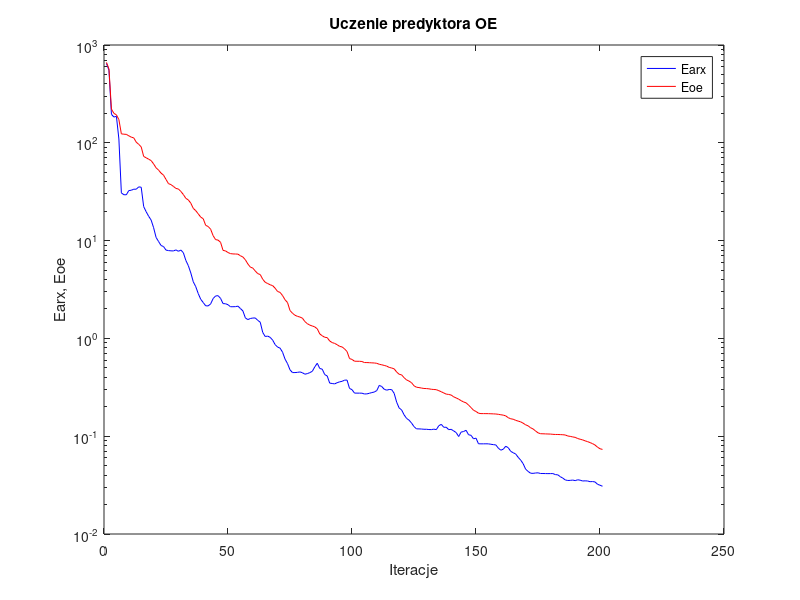
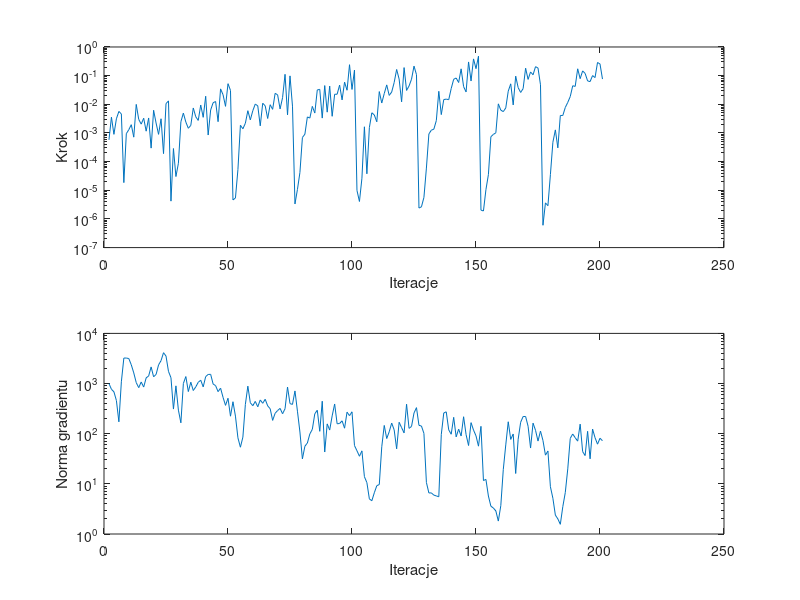

Source code (MATLAB) for these figures, in order:
%uczenie predyktora oe
clear all;
n=0; farx(n+1)=6.478706e+002; foe(n+1)=6.633124e+002; wspucz(n+1)=0.000000e+000; ng(n+1)=0.000000e+000;
%odnowa zmiennej metryki
n=1; farx(n+1)=5.521810e+002; foe(n+1)=5.700199e+002; krok(n+1)=5.763985e-004; ng(n+1)=1.000672e+003;
n=2; farx(n+1)=1.954666e+002; foe(n+1)=2.209171e+002; krok(n+1)=3.558977e-003; ng(n+1)=7.681191e+002;
n=3; farx(n+1)=1.832896e+002; foe(n+1)=1.999823e+002; krok(n+1)=8.954602e-004; ng(n+1)=6.845340e+002;
n=4; farx(n+1)=1.866800e+002; foe(n+1)=1.931273e+002; krok(n+1)=3.128460e-003; ng(n+1)=4.585781e+002;
n=5; farx(n+1)=1.093968e+002; foe(n+1)=1.727555e+002; krok(n+1)=5.636318e-003; ng(n+1)=1.725226e+002;
n=6; farx(n+1)=3.076946e+001; foe(n+1)=1.234229e+002; krok(n+1)=4.603334e-003; ng(n+1)=1.085732e+003;
n=7; farx(n+1)=2.945793e+001; foe(n+1)=1.224857e+002; krok(n+1)=1.850942e-005; ng(n+1)=3.221726e+003;
n=8; farx(n+1)=2.940540e+001; foe(n+1)=1.219623e+002; krok(n+1)=9.446471e-004; ng(n+1)=3.225445e+003;
n=9; farx(n+1)=3.247517e+001; foe(n+1)=1.178860e+002; krok(n+1)=1.300172e-003; ng(n+1)=3.150705e+003;
n=10; farx(n+1)=3.272612e+001; foe(n+1)=1.142588e+002; krok(n+1)=1.943015e-003; ng(n+1)=2.365015e+003;
n=11; farx(n+1)=3.354332e+001; foe(n+1)=1.122690e+002; krok(n+1)=7.138862e-004; ng(n+1)=1.630505e+003;
n=12; farx(n+1)=3.353922e+001; foe(n+1)=1.015189e+002; krok(n+1)=9.914684e-003; ng(n+1)=1.042500e+003;
n=13; farx(n+1)=3.543270e+001; foe(n+1)=9.642617e+001; krok(n+1)=2.973498e-003; ng(n+1)=8.281688e+002;
n=14; farx(n+1)=3.513348e+001; foe(n+1)=9.083225e+001; krok(n+1)=2.032216e-003; ng(n+1)=1.074712e+003;
n=15; farx(n+1)=2.225302e+001; foe(n+1)=7.250469e+001; krok(n+1)=3.264384e-003; ng(n+1)=8.511893e+002;
n=16; farx(n+1)=1.974231e+001; foe(n+1)=7.029091e+001; krok(n+1)=1.153878e-003; ng(n+1)=1.298432e+003;
n=17; farx(n+1)=1.773830e+001; foe(n+1)=6.798063e+001; krok(n+1)=3.334617e-003; ng(n+1)=1.415133e+003;
n=18; farx(n+1)=1.622969e+001; foe(n+1)=6.579446e+001; krok(n+1)=2.960579e-004; ng(n+1)=2.145833e+003;
n=19; farx(n+1)=1.355267e+001; foe(n+1)=6.083512e+001; krok(n+1)=6.193383e-003; ng(n+1)=1.364959e+003;
n=20; farx(n+1)=1.077996e+001; foe(n+1)=5.549700e+001; krok(n+1)=2.218843e-003; ng(n+1)=1.518323e+003;
n=21; farx(n+1)=9.788340e+000; foe(n+1)=5.255459e+001; krok(n+1)=8.940659e-004; ng(n+1)=2.355652e+003;
n=22; farx(n+1)=8.912577e+000; foe(n+1)=4.900028e+001; krok(n+1)=3.128460e-003; ng(n+1)=2.865645e+003;
n=23; farx(n+1)=8.692428e+000; foe(n+1)=4.670678e+001; krok(n+1)=1.900372e-004; ng(n+1)=4.122442e+003;
n=24; farx(n+1)=7.997521e+000; foe(n+1)=4.221385e+001; krok(n+1)=1.053841e-002; ng(n+1)=3.536393e+003;
n=25; farx(n+1)=7.905775e+000; foe(n+1)=3.823150e+001; krok(n+1)=1.315303e-002; ng(n+1)=1.747555e+003;
%odnowa zmiennej metryki
n=26; farx(n+1)=7.858490e+000; foe(n+1)=3.736986e+001; krok(n+1)=4.182313e-006; ng(n+1)=1.306036e+003;
n=27; farx(n+1)=7.841318e+000; foe(n+1)=3.580797e+001; krok(n+1)=2.866652e-004; ng(n+1)=3.099173e+002;
n=28; farx(n+1)=8.037786e+000; foe(n+1)=3.415688e+001; krok(n+1)=3.014162e-005; ng(n+1)=8.997295e+002;
n=29; farx(n+1)=7.775679e+000; foe(n+1)=3.369814e+001; krok(n+1)=8.763108e-005; ng(n+1)=2.949981e+002;
n=30; farx(n+1)=8.003929e+000; foe(n+1)=3.179218e+001; krok(n+1)=2.463242e-003; ng(n+1)=1.647981e+002;
n=31; farx(n+1)=7.517833e+000; foe(n+1)=2.958638e+001; krok(n+1)=4.938447e-003; ng(n+1)=1.003427e+003;
n=32; farx(n+1)=6.269456e+000; foe(n+1)=2.704781e+001; krok(n+1)=2.394037e-003; ng(n+1)=1.378172e+003;
n=33; farx(n+1)=5.548502e+000; foe(n+1)=2.605656e+001; krok(n+1)=1.457389e-003; ng(n+1)=6.917410e+002;
n=34; farx(n+1)=4.671575e+000; foe(n+1)=2.413966e+001; krok(n+1)=1.841613e-003; ng(n+1)=1.063741e+003;
n=35; farx(n+1)=3.791026e+000; foe(n+1)=2.135458e+001; krok(n+1)=7.442795e-003; ng(n+1)=7.254779e+002;
n=36; farx(n+1)=3.378513e+000; foe(n+1)=2.023384e+001; krok(n+1)=3.671029e-003; ng(n+1)=8.578145e+002;
n=37; farx(n+1)=2.872053e+000; foe(n+1)=1.877641e+001; krok(n+1)=2.742688e-003; ng(n+1)=1.059259e+003;
n=38; farx(n+1)=2.512808e+000; foe(n+1)=1.738449e+001; krok(n+1)=9.439199e-003; ng(n+1)=1.164497e+003;
n=39; farx(n+1)=2.328128e+000; foe(n+1)=1.674020e+001; krok(n+1)=3.516052e-003; ng(n+1)=8.581168e+002;
n=40; farx(n+1)=2.153989e+000; foe(n+1)=1.432110e+001; krok(n+1)=1.910413e-002; ng(n+1)=1.377608e+003;
n=41; farx(n+1)=2.148954e+000; foe(n+1)=1.394064e+001; krok(n+1)=8.471113e-004; ng(n+1)=1.516409e+003;
n=42; farx(n+1)=2.254839e+000; foe(n+1)=1.306060e+001; krok(n+1)=6.319511e-003; ng(n+1)=1.527914e+003;
n=43; farx(n+1)=2.554942e+000; foe(n+1)=1.123171e+001; krok(n+1)=1.136199e-002; ng(n+1)=9.787170e+002;
n=44; farx(n+1)=2.715162e+000; foe(n+1)=1.023271e+001; krok(n+1)=1.251065e-002; ng(n+1)=9.082810e+002;
n=45; farx(n+1)=2.734572e+000; foe(n+1)=1.011805e+001; krok(n+1)=2.474886e-003; ng(n+1)=6.897185e+002;
n=46; farx(n+1)=2.565304e+000; foe(n+1)=9.604663e+000; krok(n+1)=3.453662e-002; ng(n+1)=8.098035e+002;
n=47; farx(n+1)=2.269169e+000; foe(n+1)=7.938877e+000; krok(n+1)=2.160874e-002; ng(n+1)=5.302933e+002;
n=48; farx(n+1)=2.261992e+000; foe(n+1)=7.845951e+000; krok(n+1)=8.486408e-003; ng(n+1)=3.671869e+002;
n=49; farx(n+1)=2.209897e+000; foe(n+1)=7.550969e+000; krok(n+1)=5.244574e-002; ng(n+1)=5.089249e+002;
n=50; farx(n+1)=2.107245e+000; foe(n+1)=7.360851e+000; krok(n+1)=3.052860e-002; ng(n+1)=2.233947e+002;
%odnowa zmiennej metryki
n=51; farx(n+1)=2.108417e+000; foe(n+1)=7.306551e+000; krok(n+1)=4.607686e-006; ng(n+1)=4.339157e+002;
n=52; farx(n+1)=2.111885e+000; foe(n+1)=7.293471e+000; krok(n+1)=5.386485e-006; ng(n+1)=2.242660e+002;
n=53; farx(n+1)=2.137878e+000; foe(n+1)=7.271893e+000; krok(n+1)=5.279238e-005; ng(n+1)=8.273615e+001;
n=54; farx(n+1)=2.020870e+000; foe(n+1)=7.000680e+000; krok(n+1)=1.846469e-003; ng(n+1)=5.377992e+001;
n=55; farx(n+1)=1.910198e+000; foe(n+1)=6.795433e+000; krok(n+1)=1.402097e-003; ng(n+1)=8.540764e+001;
n=56; farx(n+1)=1.621066e+000; foe(n+1)=6.368273e+000; krok(n+1)=2.176307e-003; ng(n+1)=3.830848e+002;
n=57; farx(n+1)=1.556908e+000; foe(n+1)=5.773321e+000; krok(n+1)=5.981703e-003; ng(n+1)=8.870814e+002;
n=58; farx(n+1)=1.597117e+000; foe(n+1)=5.359555e+000; krok(n+1)=2.855545e-003; ng(n+1)=4.140346e+002;
n=59; farx(n+1)=1.615929e+000; foe(n+1)=5.235137e+000; krok(n+1)=5.980899e-003; ng(n+1)=3.615479e+002;
n=60; farx(n+1)=1.617574e+000; foe(n+1)=4.887919e+000; krok(n+1)=1.019447e-002; ng(n+1)=4.402381e+002;
n=61; farx(n+1)=1.529471e+000; foe(n+1)=4.595430e+000; krok(n+1)=8.839546e-003; ng(n+1)=3.439772e+002;
n=62; farx(n+1)=1.464716e+000; foe(n+1)=4.495682e+000; krok(n+1)=1.772228e-003; ng(n+1)=4.705117e+002;
n=63; farx(n+1)=1.151080e+000; foe(n+1)=4.025502e+000; krok(n+1)=1.089156e-002; ng(n+1)=4.039738e+002;
n=64; farx(n+1)=1.045673e+000; foe(n+1)=3.748461e+000; krok(n+1)=8.839546e-003; ng(n+1)=4.858470e+002;
n=65; farx(n+1)=1.055740e+000; foe(n+1)=3.639028e+000; krok(n+1)=3.199545e-003; ng(n+1)=3.586207e+002;
n=66; farx(n+1)=1.025252e+000; foe(n+1)=3.534621e+000; krok(n+1)=9.683310e-003; ng(n+1)=3.151406e+002;
n=67; farx(n+1)=9.609210e-001; foe(n+1)=3.465243e+000; krok(n+1)=6.669234e-003; ng(n+1)=1.842267e+002;
n=68; farx(n+1)=8.640369e-001; foe(n+1)=3.259514e+000; krok(n+1)=2.409244e-002; ng(n+1)=2.551909e+002;
n=69; farx(n+1)=8.149845e-001; foe(n+1)=3.016766e+000; krok(n+1)=2.147336e-002; ng(n+1)=2.895628e+002;
n=70; farx(n+1)=7.952446e-001; foe(n+1)=2.955266e+000; krok(n+1)=6.884472e-003; ng(n+1)=3.197222e+002;
n=71; farx(n+1)=7.225636e-001; foe(n+1)=2.740503e+000; krok(n+1)=1.703305e-002; ng(n+1)=2.498704e+002;
n=72; farx(n+1)=6.140313e-001; foe(n+1)=2.484826e+000; krok(n+1)=1.113003e-001; ng(n+1)=3.146833e+002;
n=73; farx(n+1)=5.521734e-001; foe(n+1)=2.326113e+000; krok(n+1)=4.289834e-003; ng(n+1)=8.529014e+002;
n=74; farx(n+1)=4.773421e-001; foe(n+1)=1.928136e+000; krok(n+1)=9.809225e-002; ng(n+1)=3.979461e+002;
n=75; farx(n+1)=4.471739e-001; foe(n+1)=1.808090e+000; krok(n+1)=8.625805e-003; ng(n+1)=3.840050e+002;
%odnowa zmiennej metryki
n=76; farx(n+1)=4.473954e-001; foe(n+1)=1.725334e+000; krok(n+1)=3.332727e-006; ng(n+1)=7.128946e+002;
n=77; farx(n+1)=4.494886e-001; foe(n+1)=1.681104e+000; krok(n+1)=1.069939e-005; ng(n+1)=2.810666e+002;
n=78; farx(n+1)=4.542329e-001; foe(n+1)=1.652980e+000; krok(n+1)=4.185317e-005; ng(n+1)=1.080984e+002;
n=79; farx(n+1)=4.456088e-001; foe(n+1)=1.611900e+000; krok(n+1)=6.946998e-004; ng(n+1)=3.148131e+001;
n=80; farx(n+1)=4.305921e-001; foe(n+1)=1.485733e+000; krok(n+1)=9.053002e-004; ng(n+1)=5.624923e+001;
n=81; farx(n+1)=4.366700e-001; foe(n+1)=1.414105e+000; krok(n+1)=3.625910e-003; ng(n+1)=6.516439e+001;
n=82; farx(n+1)=4.469143e-001; foe(n+1)=1.366266e+000; krok(n+1)=3.303309e-003; ng(n+1)=9.889579e+001;
n=83; farx(n+1)=4.611355e-001; foe(n+1)=1.339549e+000; krok(n+1)=8.473306e-003; ng(n+1)=1.220539e+002;
n=84; farx(n+1)=5.123506e-001; foe(n+1)=1.310762e+000; krok(n+1)=4.952046e-003; ng(n+1)=2.496618e+002;
n=85; farx(n+1)=5.571548e-001; foe(n+1)=1.252716e+000; krok(n+1)=3.172883e-002; ng(n+1)=2.935322e+002;
n=86; farx(n+1)=4.925268e-001; foe(n+1)=1.111621e+000; krok(n+1)=3.320390e-002; ng(n+1)=1.115230e+002;
n=87; farx(n+1)=4.847851e-001; foe(n+1)=1.063431e+000; krok(n+1)=3.303815e-003; ng(n+1)=4.442999e+002;
n=88; farx(n+1)=4.265473e-001; foe(n+1)=1.027017e+000; krok(n+1)=4.502187e-002; ng(n+1)=4.311131e+001;
n=89; farx(n+1)=4.130338e-001; foe(n+1)=1.018668e+000; krok(n+1)=5.320104e-003; ng(n+1)=1.568706e+002;
n=90; farx(n+1)=3.491188e-001; foe(n+1)=9.409875e-001; krok(n+1)=4.331299e-002; ng(n+1)=1.182133e+002;
n=91; farx(n+1)=3.458027e-001; foe(n+1)=9.066003e-001; krok(n+1)=3.816075e-003; ng(n+1)=2.268794e+002;
n=92; farx(n+1)=3.426668e-001; foe(n+1)=8.891483e-001; krok(n+1)=2.243330e-002; ng(n+1)=3.912640e+002;
n=93; farx(n+1)=3.523541e-001; foe(n+1)=8.621168e-001; krok(n+1)=2.243330e-002; ng(n+1)=1.576623e+002;
n=94; farx(n+1)=3.595447e-001; foe(n+1)=8.292933e-001; krok(n+1)=4.676808e-002; ng(n+1)=1.596315e+002;
n=95; farx(n+1)=3.640971e-001; foe(n+1)=8.181105e-001; krok(n+1)=1.423591e-002; ng(n+1)=1.807486e+002;
n=96; farx(n+1)=3.742754e-001; foe(n+1)=7.816376e-001; krok(n+1)=5.934607e-002; ng(n+1)=1.287370e+002;
n=97; farx(n+1)=3.747907e-001; foe(n+1)=7.338987e-001; krok(n+1)=3.094863e-002; ng(n+1)=2.689876e+002;
n=98; farx(n+1)=3.079209e-001; foe(n+1)=6.220633e-001; krok(n+1)=2.409855e-001; ng(n+1)=2.288472e+002;
n=99; farx(n+1)=2.991973e-001; foe(n+1)=6.095422e-001; krok(n+1)=3.300845e-002; ng(n+1)=2.731698e+002;
n=100; farx(n+1)=2.759802e-001; foe(n+1)=5.846836e-001; krok(n+1)=1.569333e-001; ng(n+1)=5.804012e+001;
%odnowa zmiennej metryki
n=101; farx(n+1)=2.757106e-001; foe(n+1)=5.837193e-001; krok(n+1)=9.888364e-006; ng(n+1)=4.568374e+001;
n=102; farx(n+1)=2.756220e-001; foe(n+1)=5.834165e-001; krok(n+1)=4.064623e-006; ng(n+1)=3.552307e+001;
n=103; farx(n+1)=2.753922e-001; foe(n+1)=5.805759e-001; krok(n+1)=2.628202e-005; ng(n+1)=4.548459e+001;
n=104; farx(n+1)=2.703456e-001; foe(n+1)=5.663592e-001; krok(n+1)=1.643206e-003; ng(n+1)=1.389820e+001;
n=105; farx(n+1)=2.707943e-001; foe(n+1)=5.661753e-001; krok(n+1)=3.757145e-005; ng(n+1)=1.058679e+001;
n=106; farx(n+1)=2.747047e-001; foe(n+1)=5.645249e-001; krok(n+1)=1.532691e-003; ng(n+1)=5.018316e+000;
n=107; farx(n+1)=2.793689e-001; foe(n+1)=5.622622e-001; krok(n+1)=5.062842e-003; ng(n+1)=4.605702e+000;
n=108; farx(n+1)=2.829208e-001; foe(n+1)=5.606490e-001; krok(n+1)=4.236653e-003; ng(n+1)=6.647004e+000;
n=109; farx(n+1)=2.929982e-001; foe(n+1)=5.564115e-001; krok(n+1)=2.454245e-003; ng(n+1)=9.198578e+000;
n=110; farx(n+1)=3.309183e-001; foe(n+1)=5.437391e-001; krok(n+1)=2.780492e-002; ng(n+1)=9.679919e+000;
n=111; farx(n+1)=3.220101e-001; foe(n+1)=5.371236e-001; krok(n+1)=1.109636e-002; ng(n+1)=5.492343e+001;
n=112; farx(n+1)=3.017307e-001; foe(n+1)=5.292805e-001; krok(n+1)=2.369912e-002; ng(n+1)=1.461255e+002;
n=113; farx(n+1)=2.956533e-001; foe(n+1)=5.205311e-001; krok(n+1)=4.756755e-002; ng(n+1)=8.006842e+001;
n=114; farx(n+1)=3.004397e-001; foe(n+1)=5.054318e-001; krok(n+1)=2.043074e-002; ng(n+1)=1.092389e+002;
n=115; farx(n+1)=2.994165e-001; foe(n+1)=4.980665e-001; krok(n+1)=2.679765e-002; ng(n+1)=1.629576e+002;
n=116; farx(n+1)=2.743837e-001; foe(n+1)=4.884484e-001; krok(n+1)=5.753341e-002; ng(n+1)=1.194533e+002;
n=117; farx(n+1)=2.229019e-001; foe(n+1)=4.534686e-001; krok(n+1)=1.643984e-001; ng(n+1)=4.991526e+001;
n=118; farx(n+1)=1.944224e-001; foe(n+1)=4.298347e-001; krok(n+1)=7.604386e-002; ng(n+1)=1.690518e+002;
n=119; farx(n+1)=1.857496e-001; foe(n+1)=4.240795e-001; krok(n+1)=1.220118e-002; ng(n+1)=1.320698e+002;
n=120; farx(n+1)=1.655070e-001; foe(n+1)=3.967731e-001; krok(n+1)=1.909506e-001; ng(n+1)=1.036393e+002;
n=121; farx(n+1)=1.521120e-001; foe(n+1)=3.762512e-001; krok(n+1)=3.050527e-002; ng(n+1)=3.871005e+002;
n=122; farx(n+1)=1.458356e-001; foe(n+1)=3.659045e-001; krok(n+1)=4.346837e-002; ng(n+1)=1.276529e+002;
n=123; farx(n+1)=1.364887e-001; foe(n+1)=3.526682e-001; krok(n+1)=7.524152e-002; ng(n+1)=1.396735e+002;
n=124; farx(n+1)=1.253730e-001; foe(n+1)=3.278269e-001; krok(n+1)=2.150019e-001; ng(n+1)=2.586561e+002;
n=125; farx(n+1)=1.189485e-001; foe(n+1)=3.168670e-001; krok(n+1)=1.082372e-001; ng(n+1)=3.308561e+002;
%odnowa zmiennej metryki
n=126; farx(n+1)=1.187714e-001; foe(n+1)=3.142045e-001; krok(n+1)=2.394869e-006; ng(n+1)=1.466905e+002;
n=127; farx(n+1)=1.184450e-001; foe(n+1)=3.107651e-001; krok(n+1)=2.649442e-006; ng(n+1)=1.422321e+002;
n=128; farx(n+1)=1.177186e-001; foe(n+1)=3.076405e-001; krok(n+1)=5.630525e-006; ng(n+1)=1.014447e+002;
n=129; farx(n+1)=1.177354e-001; foe(n+1)=3.070125e-001; krok(n+1)=5.958978e-005; ng(n+1)=1.066059e+001;
n=130; farx(n+1)=1.169926e-001; foe(n+1)=3.051006e-001; krok(n+1)=9.247269e-004; ng(n+1)=6.578744e+000;
n=131; farx(n+1)=1.168076e-001; foe(n+1)=3.018667e-001; krok(n+1)=1.255518e-003; ng(n+1)=6.603434e+000;
n=132; farx(n+1)=1.180557e-001; foe(n+1)=3.003317e-001; krok(n+1)=1.353531e-003; ng(n+1)=5.961834e+000;
n=133; farx(n+1)=1.167357e-001; foe(n+1)=2.991215e-001; krok(n+1)=2.707062e-003; ng(n+1)=5.750989e+000;
n=134; farx(n+1)=1.279346e-001; foe(n+1)=2.921132e-001; krok(n+1)=2.840322e-002; ng(n+1)=5.524968e+000;
n=135; farx(n+1)=1.322437e-001; foe(n+1)=2.848210e-001; krok(n+1)=4.375565e-003; ng(n+1)=9.608827e+001;
n=136; farx(n+1)=1.234080e-001; foe(n+1)=2.767105e-001; krok(n+1)=1.464382e-002; ng(n+1)=2.590284e+002;
n=137; farx(n+1)=1.235138e-001; foe(n+1)=2.693690e-001; krok(n+1)=1.516106e-002; ng(n+1)=2.728963e+002;
n=138; farx(n+1)=1.167035e-001; foe(n+1)=2.672351e-001; krok(n+1)=1.448480e-002; ng(n+1)=1.191481e+002;
n=139; farx(n+1)=1.175253e-001; foe(n+1)=2.634930e-001; krok(n+1)=3.550149e-002; ng(n+1)=9.760972e+001;
n=140; farx(n+1)=1.131988e-001; foe(n+1)=2.527051e-001; krok(n+1)=7.468693e-002; ng(n+1)=2.120678e+002;
n=141; farx(n+1)=1.090210e-001; foe(n+1)=2.462801e-001; krok(n+1)=8.268560e-002; ng(n+1)=8.648143e+001;
n=142; farx(n+1)=9.924500e-002; foe(n+1)=2.392728e-001; krok(n+1)=5.753341e-002; ng(n+1)=1.232423e+002;
n=143; farx(n+1)=1.101223e-001; foe(n+1)=2.308452e-001; krok(n+1)=1.728230e-001; ng(n+1)=9.000638e+001;
n=144; farx(n+1)=1.116865e-001; foe(n+1)=2.238960e-001; krok(n+1)=4.134280e-002; ng(n+1)=2.178266e+002;
n=145; farx(n+1)=1.149621e-001; foe(n+1)=2.194024e-001; krok(n+1)=2.700825e-002; ng(n+1)=9.577056e+001;
n=146; farx(n+1)=1.034731e-001; foe(n+1)=2.079394e-001; krok(n+1)=3.007188e-001; ng(n+1)=5.810075e+001;
n=147; farx(n+1)=1.020973e-001; foe(n+1)=1.961942e-001; krok(n+1)=6.503090e-002; ng(n+1)=1.660998e+002;
n=148; farx(n+1)=9.401255e-002; foe(n+1)=1.841550e-001; krok(n+1)=3.838379e-001; ng(n+1)=1.180442e+002;
n=149; farx(n+1)=9.553453e-002; foe(n+1)=1.790444e-001; krok(n+1)=1.755320e-001; ng(n+1)=9.072006e+001;
n=150; farx(n+1)=8.365288e-002; foe(n+1)=1.718338e-001; krok(n+1)=4.787134e-001; ng(n+1)=5.641399e+001;
%odnowa zmiennej metryki
n=151; farx(n+1)=8.355137e-002; foe(n+1)=1.702441e-001; krok(n+1)=2.032312e-006; ng(n+1)=1.402499e+002;
n=152; farx(n+1)=8.355438e-002; foe(n+1)=1.702310e-001; krok(n+1)=1.896610e-006; ng(n+1)=1.163744e+001;
n=153; farx(n+1)=8.362305e-002; foe(n+1)=1.701337e-001; krok(n+1)=1.048504e-005; ng(n+1)=1.227340e+001;
n=154; farx(n+1)=8.352170e-002; foe(n+1)=1.700599e-001; krok(n+1)=3.519674e-005; ng(n+1)=5.716757e+000;
n=155; farx(n+1)=8.270849e-002; foe(n+1)=1.695932e-001; krok(n+1)=7.394073e-004; ng(n+1)=3.585315e+000;
n=156; farx(n+1)=8.200481e-002; foe(n+1)=1.691747e-001; krok(n+1)=8.898758e-004; ng(n+1)=3.300043e+000;
n=157; farx(n+1)=8.144065e-002; foe(n+1)=1.686514e-001; krok(n+1)=1.013537e-003; ng(n+1)=2.886476e+000;
n=158; farx(n+1)=7.545606e-002; foe(n+1)=1.674226e-001; krok(n+1)=1.037360e-002; ng(n+1)=1.810219e+000;
n=159; farx(n+1)=7.196049e-002; foe(n+1)=1.657139e-001; krok(n+1)=6.255325e-003; ng(n+1)=3.678999e+000;
n=160; farx(n+1)=7.365582e-002; foe(n+1)=1.642206e-001; krok(n+1)=5.548179e-003; ng(n+1)=1.927063e+001;
n=161; farx(n+1)=7.896651e-002; foe(n+1)=1.613502e-001; krok(n+1)=7.479896e-003; ng(n+1)=5.976770e+001;
n=162; farx(n+1)=7.622341e-002; foe(n+1)=1.546141e-001; krok(n+1)=2.876670e-002; ng(n+1)=1.729698e+002;
n=163; farx(n+1)=7.004681e-002; foe(n+1)=1.507469e-001; krok(n+1)=5.180633e-002; ng(n+1)=7.690594e+001;
n=164; farx(n+1)=6.773452e-002; foe(n+1)=1.490875e-001; krok(n+1)=9.513276e-003; ng(n+1)=9.880419e+001;
n=165; farx(n+1)=6.578617e-002; foe(n+1)=1.452744e-001; krok(n+1)=9.599621e-002; ng(n+1)=1.609496e+001;
n=166; farx(n+1)=6.083913e-002; foe(n+1)=1.427645e-001; krok(n+1)=3.809820e-002; ng(n+1)=7.757855e+001;
n=167; farx(n+1)=5.700895e-002; foe(n+1)=1.401680e-001; krok(n+1)=2.592196e-002; ng(n+1)=1.688823e+002;
n=168; farx(n+1)=5.243252e-002; foe(n+1)=1.359316e-001; krok(n+1)=3.522595e-002; ng(n+1)=2.201121e+002;
n=169; farx(n+1)=4.607350e-002; foe(n+1)=1.308239e-001; krok(n+1)=1.817918e-001; ng(n+1)=2.204158e+002;
n=170; farx(n+1)=4.365860e-002; foe(n+1)=1.276799e-001; krok(n+1)=7.392724e-002; ng(n+1)=1.407386e+002;
n=171; farx(n+1)=4.185151e-002; foe(n+1)=1.220600e-001; krok(n+1)=1.344556e-001; ng(n+1)=5.179165e+001;
n=172; farx(n+1)=4.168541e-002; foe(n+1)=1.187034e-001; krok(n+1)=1.072012e-001; ng(n+1)=1.623520e+002;
n=173; farx(n+1)=4.205049e-002; foe(n+1)=1.131466e-001; krok(n+1)=2.056099e-001; ng(n+1)=1.169166e+002;
n=174; farx(n+1)=4.222761e-002; foe(n+1)=1.083167e-001; krok(n+1)=1.845727e-001; ng(n+1)=7.127460e+001;
n=175; farx(n+1)=4.156888e-002; foe(n+1)=1.060420e-001; krok(n+1)=4.799811e-002; ng(n+1)=1.127829e+002;
%odnowa zmiennej metryki
n=176; farx(n+1)=4.156020e-002; foe(n+1)=1.058452e-001; krok(n+1)=6.017969e-007; ng(n+1)=7.321324e+001;
n=177; farx(n+1)=4.149096e-002; foe(n+1)=1.055861e-001; krok(n+1)=3.632716e-006; ng(n+1)=3.737277e+001;
n=178; farx(n+1)=4.143910e-002; foe(n+1)=1.053352e-001; krok(n+1)=2.899441e-006; ng(n+1)=4.523867e+001;
n=179; farx(n+1)=4.146727e-002; foe(n+1)=1.051530e-001; krok(n+1)=3.531947e-005; ng(n+1)=8.762036e+000;
n=180; farx(n+1)=4.147325e-002; foe(n+1)=1.045059e-001; krok(n+1)=4.740993e-004; ng(n+1)=5.162503e+000;
n=181; farx(n+1)=4.049934e-002; foe(n+1)=1.041753e-001; krok(n+1)=1.279942e-003; ng(n+1)=2.380507e+000;
n=182; farx(n+1)=4.025924e-002; foe(n+1)=1.041214e-001; krok(n+1)=3.018569e-004; ng(n+1)=2.003030e+000;
n=183; farx(n+1)=3.853600e-002; foe(n+1)=1.038360e-001; krok(n+1)=4.077649e-003; ng(n+1)=1.560814e+000;
n=184; farx(n+1)=3.726157e-002; foe(n+1)=1.035399e-001; krok(n+1)=4.064431e-003; ng(n+1)=3.507921e+000;
n=185; farx(n+1)=3.571210e-002; foe(n+1)=1.028989e-001; krok(n+1)=7.740832e-003; ng(n+1)=6.700582e+000;
n=186; farx(n+1)=3.525833e-002; foe(n+1)=1.005075e-001; krok(n+1)=1.165911e-002; ng(n+1)=1.987624e+001;
n=187; farx(n+1)=3.534351e-002; foe(n+1)=9.960437e-002; krok(n+1)=1.861441e-002; ng(n+1)=8.076263e+001;
n=188; farx(n+1)=3.560714e-002; foe(n+1)=9.832802e-002; krok(n+1)=4.438543e-002; ng(n+1)=9.864827e+001;
n=189; farx(n+1)=3.513531e-002; foe(n+1)=9.730429e-002; krok(n+1)=4.215364e-002; ng(n+1)=8.311500e+001;
n=190; farx(n+1)=3.585401e-002; foe(n+1)=9.468330e-002; krok(n+1)=1.732520e-001; ng(n+1)=7.111193e+001;
n=191; farx(n+1)=3.550198e-002; foe(n+1)=9.311115e-002; krok(n+1)=7.835091e-002; ng(n+1)=1.551039e+002;
n=192; farx(n+1)=3.484652e-002; foe(n+1)=9.167367e-002; krok(n+1)=1.464436e-001; ng(n+1)=4.392944e+001;
n=193; farx(n+1)=3.496615e-002; foe(n+1)=8.966810e-002; krok(n+1)=1.196783e-001; ng(n+1)=3.664666e+001;
n=194; farx(n+1)=3.483520e-002; foe(n+1)=8.799426e-002; krok(n+1)=6.561970e-002; ng(n+1)=1.116141e+002;
n=195; farx(n+1)=3.426315e-002; foe(n+1)=8.601971e-002; krok(n+1)=6.189726e-002; ng(n+1)=3.154840e+001;
n=196; farx(n+1)=3.437895e-002; foe(n+1)=8.393097e-002; krok(n+1)=1.003991e-001; ng(n+1)=1.238416e+002;
n=197; farx(n+1)=3.406682e-002; foe(n+1)=8.123784e-002; krok(n+1)=8.569436e-002; ng(n+1)=8.320566e+001;
n=198; farx(n+1)=3.225059e-002; foe(n+1)=7.723430e-002; krok(n+1)=2.879025e-001; ng(n+1)=6.183309e+001;
n=199; farx(n+1)=3.152980e-002; foe(n+1)=7.444242e-002; krok(n+1)=2.553603e-001; ng(n+1)=8.118013e+001;
n=200; farx(n+1)=3.078629e-002; foe(n+1)=7.324851e-002; krok(n+1)=7.596282e-002; ng(n+1)=7.232843e+001;

figure; semilogy(farx,'b'); hold on; semilogy(foe,'r'); xlabel('Iteracje'); ylabel('Earx, Eoe'); legend('Earx','Eoe'); title('Uczenie predyktora OE');
figure; subplot(2,1,1); semilogy(krok); xlabel('Iteracje'); ylabel('Krok');
subplot(2,1,2); semilogy(ng); xlabel('Iteracje'); ylabel('Norma gradientu');
Earx=farx(n+1)
Eoe=foe(n+1)
